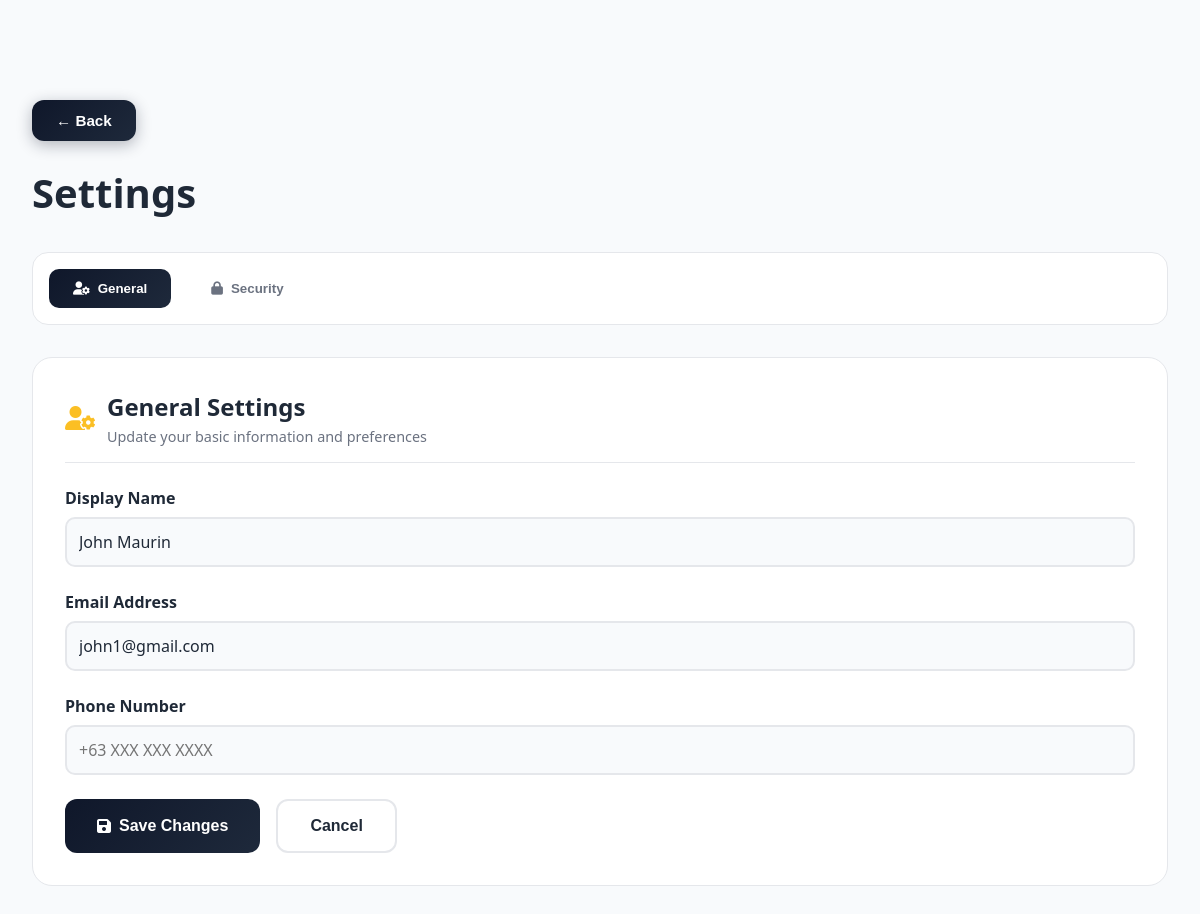
/settings/ (signed in), run on an earlier commit of the app's database.
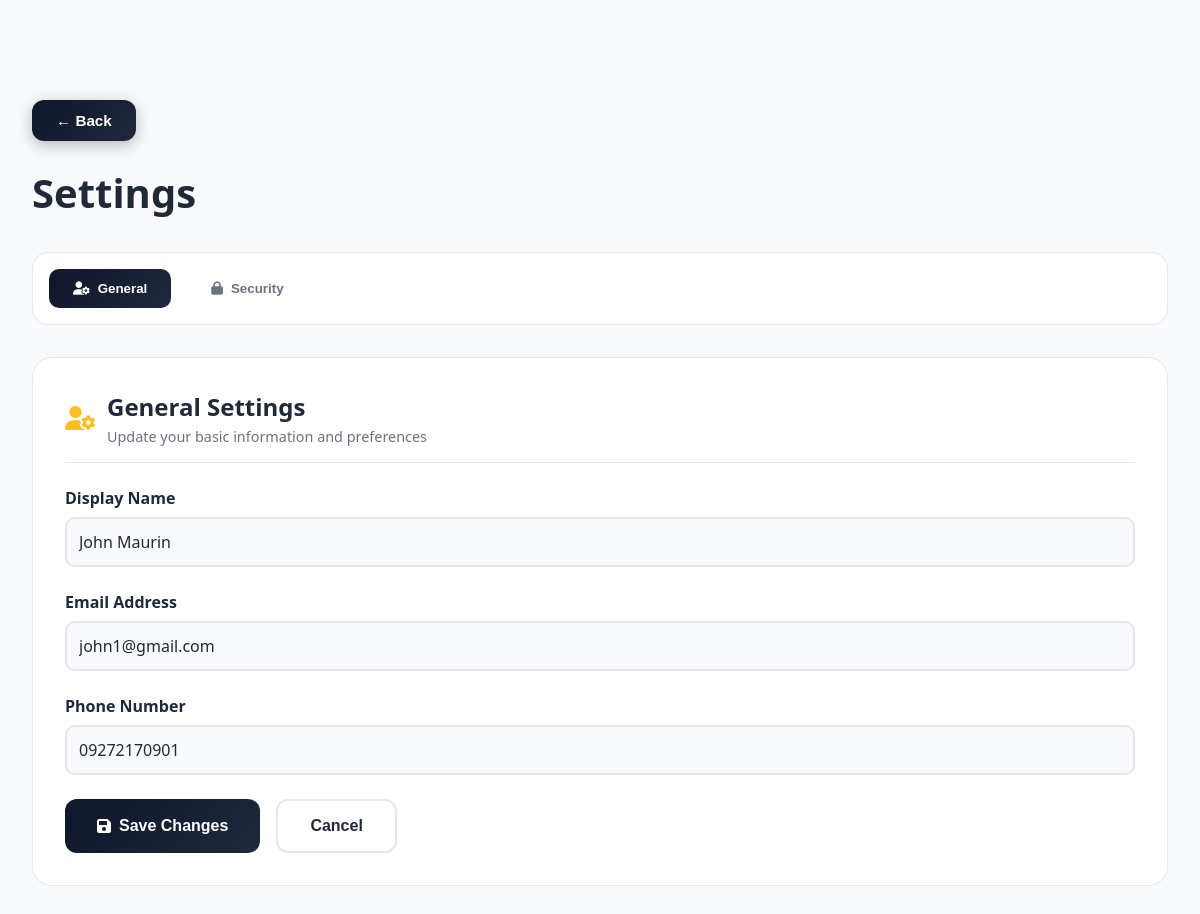
And on a later commit of the database.
### CCC/models.py (models this page shows, shortened)
class User(AbstractUser):
    groups = models.ManyToManyField(
        'auth.Group',
        verbose_name='groups',
        blank=True,
        related_name='ccc_users',
        related_query_name='ccc_user',
        help_text='The groups this user belongs to.'
    )
    department = models.CharField(
        max_length=100,
        blank=True,
        null=True,
        help_text="Student's department/college"
    )
    user_permissions = models.ManyToManyField(
        'auth.Permission',
        verbose_name='user permissions',
        blank=True,
        related_name='ccc_users_permissions',
        related_query_name='ccc_user_permission',
        help_text='Specific permissions for this user.'
    )
    email = models.EmailField(unique=True)
    username = models.CharField(max_length=150, blank=True)
    student_id = models.CharField(max_length=20, unique=True)  # Changed from 10 to 20
    year_level = models.IntegerField(null=True)
    phone = models.CharField(max_length=15, blank=True, default='')
    bio = models.TextField(blank=True)
    interests = models.JSONField(default=list)
    newsletter = models.BooleanField(default=False)
    objects = CustomUserManager()
    USERNAME_FIELD = 'email'
    REQUIRED_FIELDS = ['username']

### CCC/views.py (the view)
# urls.py: path('settings/', views.settings, name='settings'),
def settings(request):
    return render(request, 'settings.html')

### CCC/templates/settings.html (shortened to what this page needs)
<!DOCTYPE html>
<html lang="en">
<head>
    <link href="https://cdnjs.cloudflare.com/ajax/libs/font-awesome/6.0.0/css/all.min.css" rel="stylesheet">
</head>
<body>
    <div class="settings-container">
        <div class="settings-header">
            <button id="backBtn" class="back-btn" type="button" title="Go back">← Back</button>
            <h1>Settings</h1>
        </div>
        <div class="settings-nav">
            <button class="settings-nav-btn active" onclick="switchSettingsTab('general')">
                <i class="fas fa-user-cog"></i>
                General
            </button>
            <button class="settings-nav-btn" onclick="switchSettingsTab('security')">
                <i class="fas fa-lock"></i>
                Security
            </button>
        </div>
        <div class="settings-content active" id="general-settings">
            <div class="settings-card">
                <div class="card-header">
                    <i class="fas fa-user-cog"></i>
                    <div>
                        <h3 class="card-title">General Settings</h3>
                        <p class="card-description">Update your basic information and preferences</p>
                    </div>
                </div>
                <form id="generalForm">
                    <div class="form-group">
                        <label for="displayName">Display Name</label>
                        <input type="text" id="displayName" value="{{ user.get_full_name }}" placeholder="Enter your display name">
                    </div>
                    <div class="form-group">
                        <label for="email">Email Address</label>
                        <input type="email" id="email" value="{{ user.email }}" placeholder="your.email@consolatrix.edu">
                    </div>
                    <div class="form-group">
                        <label for="phone">Phone Number</label>
                        <input type="tel" id="phone" value="{{ user.phone|default:'' }}" placeholder="+63 XXX XXX XXXX">
                    </div>
                    <div class="button-group">
                        <button type="submit" class="btn-primary">
                            <i class="fas fa-save"></i>
                            Save Changes
                        </button>
                        <button type="button" class="btn-secondary" onclick="location.reload()">Cancel</button>
                    </div>
                </form>
            </div>
        </div>
    </div>
</body>
</html>

What changed in the data, as far as the page shows it:
changed User "John Maurin": phone (not shown) → "09272170901"
